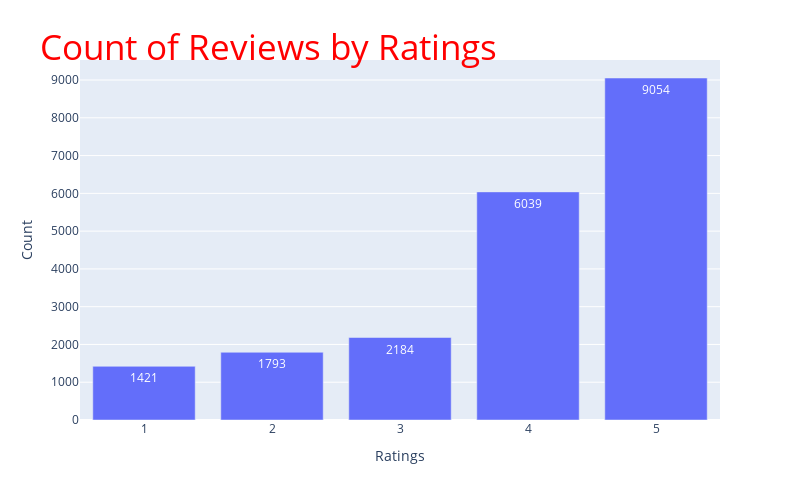

Notebook cell for this chart:
### Code cell
# plot structure
fig = px.bar(dfg,
             x='rating',
             y='Unique Id', 
            labels = {'rating':'Ratings','Unique Id': 'Count'}, 
             text_auto=True, width=800, height=500)

fig.update_layout(
    title=dict(text="Count of Reviews by Ratings", font=dict(size=35), 
               automargin=True, yref='paper',font_color="Red"))
# plot
fig.show()

### Figure 1 — Plotly figure (JSON) as saved in the notebook; plotly's stock layout.template omitted (floating-point values rounded to 4 significant figures)
{"data": [{"alignmentgroup": "True", "hovertemplate": "Ratings=%{x}<br>Count=%{y}<extra></extra>", "legendgroup": "", "marker": {"color": "#636efa", "pattern": {"shape": ""}}, "name": "", "offsetgroup": "", "orientation": "v", "showlegend": false, "textposition": "auto", "texttemplate": "%{y}", "type": "bar", "x": [1, 2, 3, 4, 5], "xaxis": "x", "y": [1421, 1793, 2184, 6039, 9054], "yaxis": "y"}], "layout": {"barmode": "relative", "height": 500, "legend": {"tracegroupgap": 0}, "margin": {"t": 60}, "title": {"automargin": true, "font": {"color": "Red", "size": 35}, "text": "Count of Reviews by Ratings", "yref": "paper"}, "width": 800, "xaxis": {"anchor": "y", "domain": [0, 1], "title": {"text": "Ratings"}}, "yaxis": {"anchor": "x", "domain": [0, 1], "title": {"text": "Count"}}}}
